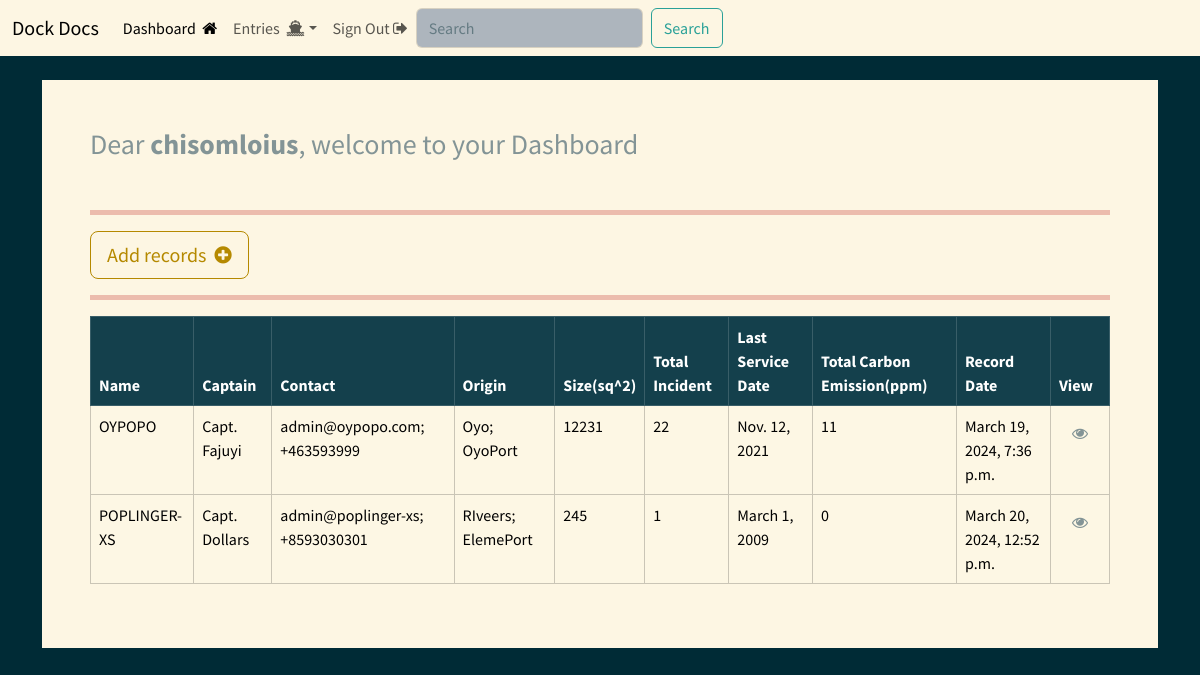
The page /dashboard (signed in) on the database its author committed.
### myCRMApp/models.py (models this page shows, shortened)
class ShipRecords(models.Model):
    DateCreated = models.DateTimeField(auto_now_add=True)
    ShipName = models.CharField(max_length=200)
    ShipCurrentCaptain = models.CharField(max_length=100)
    ShipEmail = models.CharField(max_length=100)
    ShipMobile  = models.CharField(max_length=100)
    ShipOriginCountry = models.CharField(max_length=100)
    ShipOriginPort = models.CharField(max_length=200)
    ShipSize = models.CharField(max_length=100)
    ShipTotalIncident = models.IntegerField(blank=True, null=True)
    ShipLastServiceDate = models.DateField()
    ShipCarbonEmission = models.IntegerField(blank=True, null=True)

### myCRMApp/views.py (the view)
# urls.py: path('dashboard', views.dashboard, name="dashboard"),
@login_required(login_url='login')
def dashboard(request):
    myrecords = ShipRecords.objects.all()
    context =  {'records': myrecords}
    return render(request, 'myCRMApp/dashboard.html', context=context)

### myCRMApp/templates/myCRMApp/dashboard.html (shortened to what this page needs)
{% extends 'myCRMApp/base.html' %}
{% block content %}
<body>
    <div class="container bg-light shadow-md p-5">
        <h3 class="mb-5">Dear <b>{{user}}</b>, welcome to your Dashboard</h3>
        <hr>
        <a class="btn btn-outline-primary btn-lg" href="{% url 'create_entry' %}">Add records &nbsp;<i class="fa fa-plus-circle"></i></a>
        <hr>
        <table class="table table-bordered table-hover table-responsive">
            <thead class="table-dark">
                <tr>
                    <th scope="col">Name</th>
                    <th scope="col">Captain</th>
                    <th scope="col">Contact</th>
                    <th scope="col">Origin</th>
                    <th scope="col">Size(sq^2)</th>
                    <th scope="col">Total Incident</th>
                    <th scope="col">Last Service Date</th>
                    <th scope="col">Total Carbon Emission(ppm)</th>
                    <th scope="col">Record Date</th>
                    <th scope="col">View</th>
                </tr>
            </thead>
            <tbody class="table-light">
                {% if records %}
                    {% for record in records %}
                    <tr>
                        <td>{{record.ShipName}}</td>
                        <td>{{record.ShipCurrentCaptain}}</td>
                        <td>{{record.ShipEmail}}; &nbsp; {{record.ShipMobile}}</td>
                        <td>{{record.ShipOriginCountry}}; &nbsp; {{record.ShipOriginPort}}</td>
                        <td>{{record.ShipSize}}</td>
                        <td>{{record.ShipTotalIncident}}</td>
                        <td>{{record.ShipLastServiceDate}}</td>
                        <td>{{record.ShipCarbonEmission}}</td>
                        <td>{{record.DateCreated}}</td>
                        <td><a href="{% url 'record' record.id %}" class="btn btn-tertiary"><i class="fa fa-eye"></i></a></td>
                    </tr>
                    {% endfor %}
            </tbody>
            {% endif %}
        </table>
    </div>
</body>
{% endblock %}

### myCRMApp/templates/myCRMApp/base.html (shortened to what this page needs)
{% load static %}
<!DOCTYPE html>
<html lang="en">
<head>
    <link rel="stylesheet" type="text/css" href="https://bootswatch.com/5/solar/bootstrap.min.css">
    <link rel="stylesheet" type="text/css" href="{% static 'css/main.css' %}">
    <link rel="stylesheet" href="https://cdnjs.cloudflare.com/ajax/libs/font-awesome/4.7.0/css/font-awesome.min.css">
</head>
<body>
    {% include 'myCRMApp/navbar.html' %}
    <div class="container">
        <br>
        {% block content %}
        {%endblock %}
    </div>
</body>
</html>

### myCRMApp/templates/myCRMApp/navbar.html (shortened to what this page needs)
<nav class="navbar navbar-expand-lg bg-body-tertiary">
    <div class="container-fluid">
      <a class="navbar-brand" href="{% url '' %}">Dock Docs</i></a>
      <div class="collapse navbar-collapse" id="navbarSupportedContent">
        <ul class="navbar-nav me-auto mb-2 mb-lg-0">
            {% if user.is_authenticated %}
            <li class="nav-item">
                <a class="nav-link active" aria-current="page" href="{% url 'dashboard' %}">Dashboard &nbsp;<i class="fa fa-home"></i></i></a>
            </li>
            <li class="nav-item dropdown">
                <a class="nav-link dropdown-toggle" href="{% url '' %}" role="button" data-bs-toggle="dropdown" aria-expanded="false">Entries &nbsp;<i class="fa fa-ship" aria-hidden="true"></i></a>
            </li>
            <li class="nav-item">
                <a class="nav-link" href="{% url 'logout' %}">Sign Out <i class="fa fa-sign-out" aria-hidden="true"></i></a>
            </li>
            <form class="d-flex" role="search">
                <input class="form-control me-2" type="search" placeholder="Search" aria-label="Search">
                <button class="btn btn-outline-success" type="submit">Search</button>
            </form>
            {% endif %}
        </ul>
      </div>
    </div>
  </nav>

### static/css/main.css (style rules this page uses)
hr { height: 5px; background-color: #b80e0e; border: none; }

### rows shown on the page
ShipRecords: ShipName "OYPOPO", ShipCurrentCaptain "Capt. Fajuyi", ShipEmail "admin@oypopo.com", ShipMobile "+463593999", ShipOriginCountry "Oyo", ShipOriginPort "OyoPort", ShipSize "12231", ShipTotalIncident "22", ShipLastServiceDate "Nov. 12, 2021", ShipCarbonEmission "11", DateCreated "March 19, 2024, 7:36 p.m."
ShipRecords: ShipName "POPLINGER-XS", ShipCurrentCaptain "Capt. Dollars", ShipEmail "admin@poplinger-xs", ShipMobile "+8593030301", ShipOriginCountry "RIveers", ShipOriginPort "ElemePort", ShipSize "245", ShipTotalIncident "1", ShipLastServiceDate "March 1, 2009", ShipCarbonEmission "0", DateCreated "March 20, 2024, 12:52 p.m."

### other values the page prints
{{ user }} "chisomloius"
